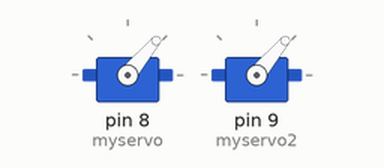
This sketch was run on a simulated Arduino Uno, built with avr-gcc and run on an emulated ATmega328P. Shown: 2 × servo.

Above: at 0.05 s.
Timing chart, 0 to 4.6 s (numbered marks = the images above):
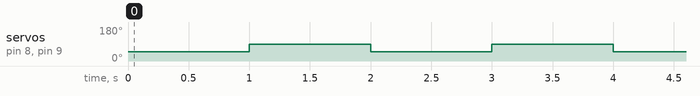

Measured:
- by itself, servo on pin 8 (myservo), servo on pin 9 (myservo2): alternates 90° for 1.0 s and 50° for 1.0 s

The sketch:

ServoMotor.ino
```cpp
#include <Servo.h>
Servo myservo;
Servo myservo2; //to create object to control a servo

void setup() {
  // put your setup code here, to run once:
myservo.attach(8);
myservo2.attach(9);
}

void loop() {
  // put your main code here, to run repeatedly:
myservo.write(50);
myservo2.write(50);
delay(1000);
myservo.write(90);
myservo2.write(90);
delay(1000);
}
```
